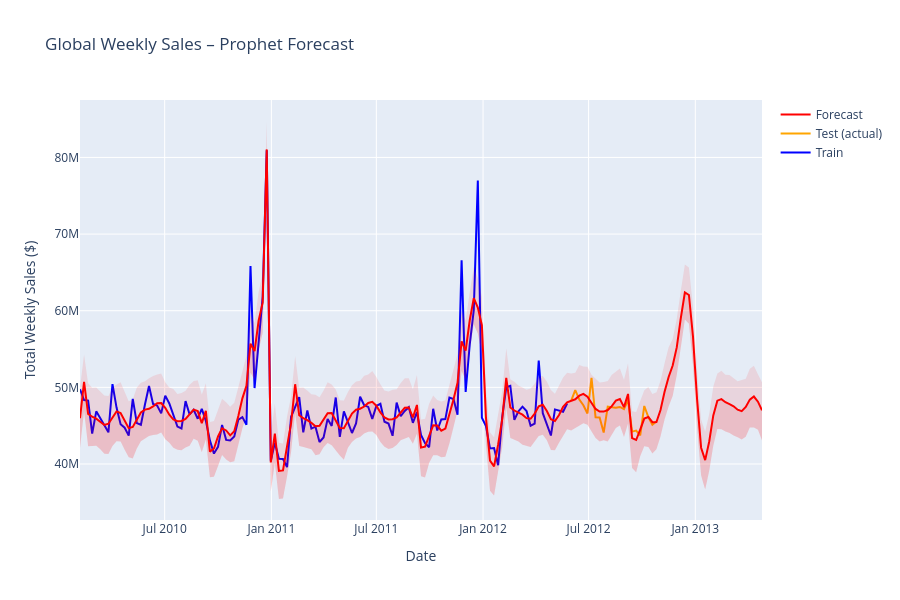
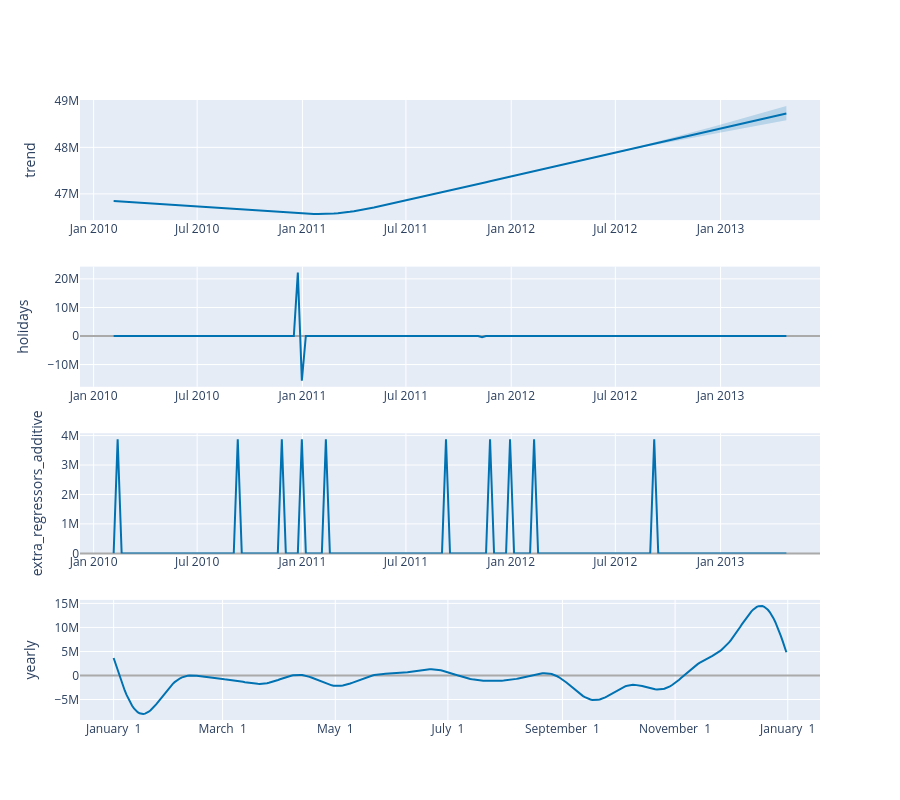

Here is the notebook cell these charts were saved with, in order:
### Code cell
fig = go.Figure()

fig.add_trace(go.Scatter(
    x=train['ds'], y=train['y'], mode='lines', name='Train', line=dict(color='blue')
))
fig.add_trace(go.Scatter(
    x=test['ds'], y=test['y'], mode='lines', name='Test (actual)', line=dict(color='orange')
))
fig.add_trace(go.Scatter(
    x=forecast['ds'], y=forecast['yhat'], mode='lines', name='Forecast', line=dict(color='red')
))
fig.add_trace(go.Scatter(
    x=forecast['ds'], y=forecast['yhat_lower'], mode='lines', line=dict(width=0),
    showlegend=False, fill='tonexty', fillcolor='rgba(255,0,0,0.1)'
))
fig.add_trace(go.Scatter(
    x=forecast['ds'], y=forecast['yhat_upper'], mode='lines', line=dict(width=0),
    showlegend=False, fill='tonexty', fillcolor='rgba(255,0,0,0.1)'
))

fig.update_layout(
    title='Global Weekly Sales – Prophet Forecast',
    xaxis_title='Date',
    yaxis_title='Total Weekly Sales ($)',
    height=600,
    hovermode='x unified'
)

fig.show()

# Optional: components plot
fig_components = plot_components_plotly(m, forecast)
fig_components.show()
